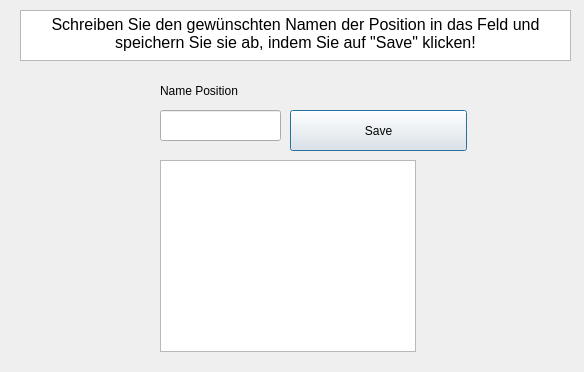
<?xml version="1.0" encoding="UTF-8"?>
<ui version="4.0">
 <class>Manual_Window</class>
 <widget class="QDialog" name="Manual_Window">
  <property name="geometry">
   <rect>
    <x>0</x>
    <y>0</y>
    <width>584</width>
    <height>372</height>
   </rect>
  </property>
  <property name="windowTitle">
   <string>Dialog</string>
  </property>
  <widget class="QLineEdit" name="name_position">
   <property name="geometry">
    <rect>
     <x>160</x>
     <y>110</y>
     <width>121</width>
     <height>31</height>
    </rect>
   </property>
  </widget>
  <widget class="QPushButton" name="savepose_command">
   <property name="geometry">
    <rect>
     <x>290</x>
     <y>110</y>
     <width>177</width>
     <height>41</height>
    </rect>
   </property>
   <property name="text">
    <string>Save</string>
   </property>
  </widget>
  <widget class="QListWidget" name="position_list">
   <property name="geometry">
    <rect>
     <x>160</x>
     <y>160</y>
     <width>256</width>
     <height>192</height>
    </rect>
   </property>
  </widget>
  <widget class="QLabel" name="nameposition_label">
   <property name="geometry">
    <rect>
     <x>160</x>
     <y>80</y>
     <width>111</width>
     <height>21</height>
    </rect>
   </property>
   <property name="text">
    <string>Name Position</string>
   </property>
  </widget>
  <widget class="QTextBrowser" name="textBrowser">
   <property name="geometry">
    <rect>
     <x>20</x>
     <y>10</y>
     <width>551</width>
     <height>51</height>
    </rect>
   </property>
   <property name="html">
    <string>&lt;!DOCTYPE HTML PUBLIC &quot;-//W3C//DTD HTML 4.0//EN&quot; &quot;http://www.w3.org/TR/REC-html40/strict.dtd&quot;&gt;
&lt;html&gt;&lt;head&gt;&lt;meta name=&quot;qrichtext&quot; content=&quot;1&quot; /&gt;&lt;style type=&quot;text/css&quot;&gt;
p, li { white-space: pre-wrap; }
&lt;/style&gt;&lt;/head&gt;&lt;body style=&quot; font-family:'Ubuntu'; font-size:11pt; font-weight:400; font-style:normal;&quot;&gt;
&lt;p align=&quot;center&quot; style=&quot; margin-top:0px; margin-bottom:0px; margin-left:0px; margin-right:0px; -qt-block-indent:0; text-indent:0px;&quot;&gt;&lt;span style=&quot; font-size:12pt;&quot;&gt;Schreiben Sie den gewünschten Namen der Position in das Feld und speichern Sie sie ab, indem Sie auf &amp;quot;Save&amp;quot; klicken!&lt;/span&gt;&lt;/p&gt;&lt;/body&gt;&lt;/html&gt;</string>
   </property>
  </widget>
 </widget>
 <resources/>
 <connections/>
</ui>
